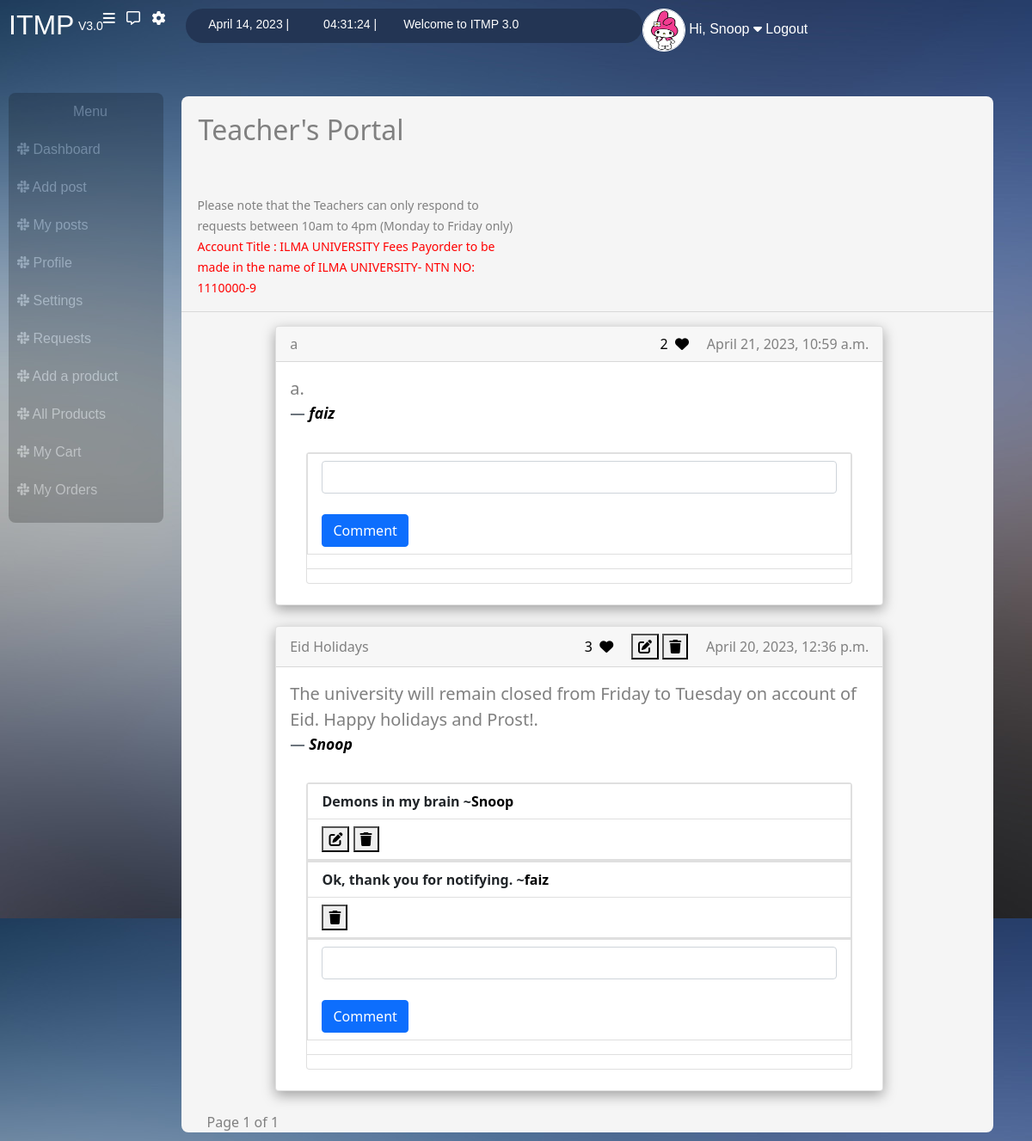
Before: /teacher_dashboard (signed in) with the older database file.
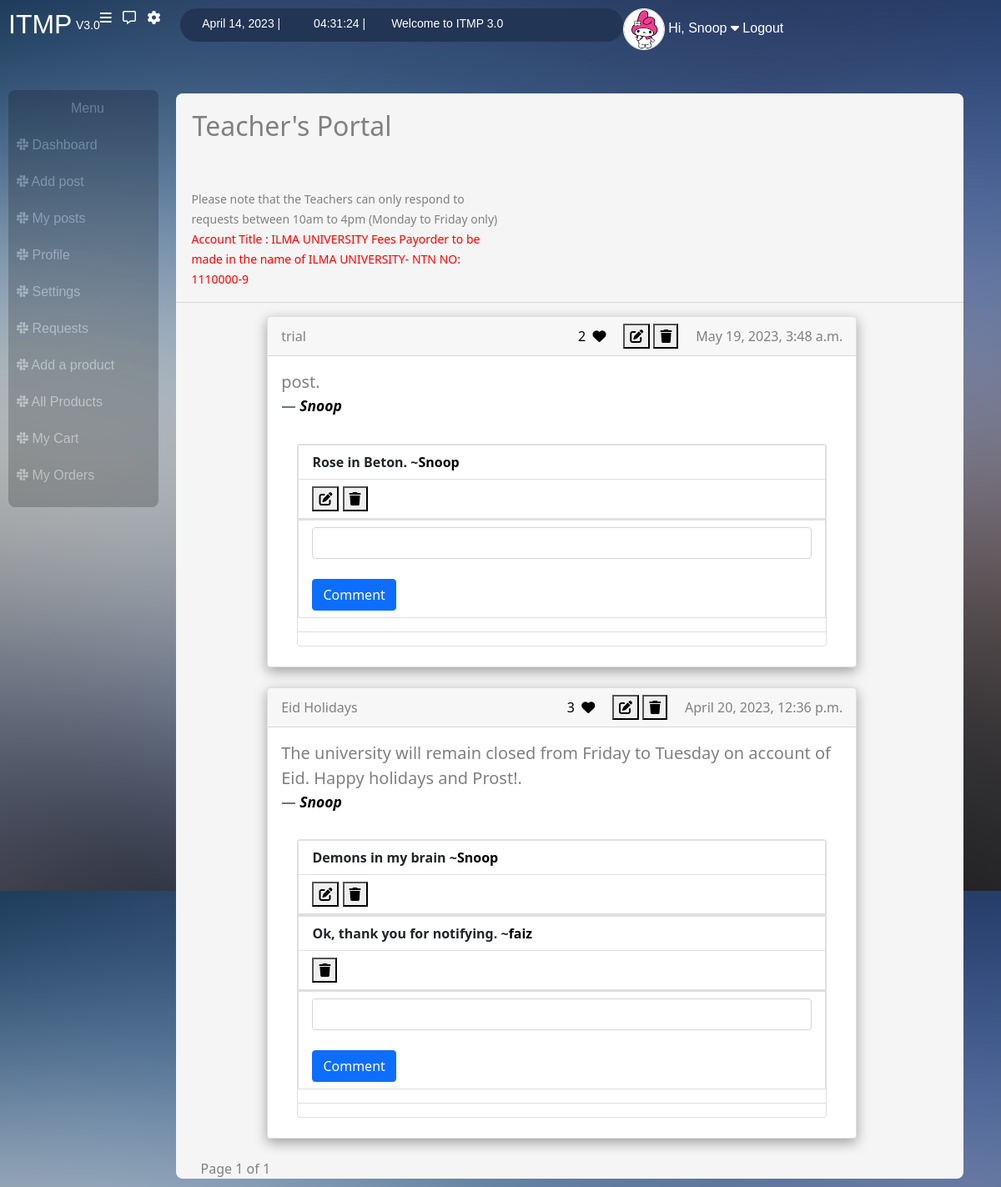
After: the same page with the newer database file.
### posts/models.py (models this page shows, shortened)
class Post(models.Model):
    user = models.ForeignKey(User, on_delete=models.DO_NOTHING)
    title = models.CharField(max_length=150, blank=True)
    post = models.TextField(blank=False)
    number_of_likes = models.IntegerField(default=0)
    date_created = models.DateTimeField(default=datetime.now)

class Comments(models.Model):
    user = models.ForeignKey(User, on_delete=models.CASCADE)
    post_id = models.IntegerField(blank=False)
    comment = models.CharField(blank=False, max_length=250)
    date_created = models.DateTimeField(default=datetime.now)

### teachers/views.py (the view)
# urls.py: path("teacher_dashboard", views.teacher_dashboard, name='teacher_dashboard'),
@login_required(login_url='teacher_login')
def teacher_dashboard(request):
    user_type = UserInfo.objects.get(user=request.user)
    if user_type.is_student == True:
        messages.warning(request, "You are logged in as a student and trying to access teacher's portal")
        return redirect('dashboard')
    else:
        likes = PostLikes.objects.filter(user=request.user)
        p = Paginator(Post.objects.all().order_by('-id'), 8)
        page = request.GET.get('page')
        posts = p.get_page(page)
        comments = Comments.objects.all()
        return render(request, "teachers/teacher_dashboard.html", {'user_type':user_type, 'posts':posts
                        ,'likes':likes, 'comments':comments})

### teachers/templates/teachers/teacher_dashboard.html (shortened to what this page needs)
{% extends "teachers/base.html" %}
    {% block content %}
        {% if posts %}
            {% for post in posts %}
                <div class="card card_card">
                    <div class="card-header d-flex justify-content-between align-items-center">
                    <div>{{post.title}}</div>
                    <div>
                        <a href="/post_like/?post_id={{post.id}}">
                        {{post.number_of_likes}}&nbsp;
                        <i id="like{{post.id}}" class="fa-regular fa-heart"></i>
                </a>
 {% if post.user == request.user %}
<a href="teacher_edit_post/{{post.id}}"><button type="button"> <i class="fa-solid fa-pen-to-square"></i></button></a>
<button type="button" data-toggle="modal" data-target="#exampleModal{{post.id}}">
<i class="fa-sharp fa-solid fa-trash"></i>
</button>
 {% endif %}
                     &nbsp; &nbsp; {{post.date_created}}</div>
                    </div>
                    <div class="card-body">
                    <blockquote class="blockquote mb-0">
                        <p>{{post.post}}.</p>
                        <b><footer class="blockquote-footer"><cite title="Source Title"><a href="/teacher_posts/{{post.user.id}}">{{post.user}}</a></cite></footer></b>
                    </blockquote>
                    </div>
                    <div class="comment_card card" >
                        {% include 'posts/partials/comment_partial.html' %}
                        <form action="/comment" method="POST">
                            <li class="list-group-item">
                                <input name="comment" autocomplete="off" class="form-control" type="text"> <br>
                                <button class="btn btn-primary" type="submit"> Comment </button>
                            </li>
                        </form>
                  <hr>
        </div>
                    <br>
                </div>
                <br>
            {% endfor %}
            Page {{posts.number}} of {{posts.paginator.num_pages}}
        {% else %}
            <h2 style="color:red">There are no posts to show</h2>
        {% endif %}
    {% endblock %}

### posts/templates/posts/partials/comment_partial.html (shortened to what this page needs)
{% for comment in comments %}
            {% if comment.post_id == post.id %}
            <ul class="list-group list-group-flush" id="comments{{comment.id}}">
                <b><li class="list-group-item align-items-center">{{comment.comment}} ~<a href="/teacher_posts/{{comment.user.id}}">{{comment.user}}</a>
                    </li>
                    <li class="list-group-item">
                    {% if comment.user == request.user%}
                <button type="button" data-toggle="modal" data-target="#editcommenteModal{{comment.id}}">
                <i class="fa-solid fa-pen-to-square"></i>
                </button>
</div>
<button hx-delete="{% url 'delete_comment' comment.pk %}"
        hx-target="#comments{{comment.id}}">
        <i class="fa-sharp fa-solid fa-trash"></i>
</button>
{% elif post.user == request.user%}
<button hx-delete="{% url 'delete_comment' comment.pk %}"
        hx-target="#comments{{comment.id}}">
        <i class="fa-sharp fa-solid fa-trash"></i>
</button>
{% endif %}
</li></b>
</ul>
                    {% endif %}
            {% endfor%}

Changed rows visible on the page:
removed Post: title "a", number_of_likes "2", date_created "April 21, 2023, 10:59 a.m.", post "a", user "faiz"
added Post: title "trial", number_of_likes "2", date_created "May 19, 2023, 3:48 a.m.", post "post", user "Snoop"
added Comments: comment "Rose in Beton.", user "Snoop", shown under "trial"
